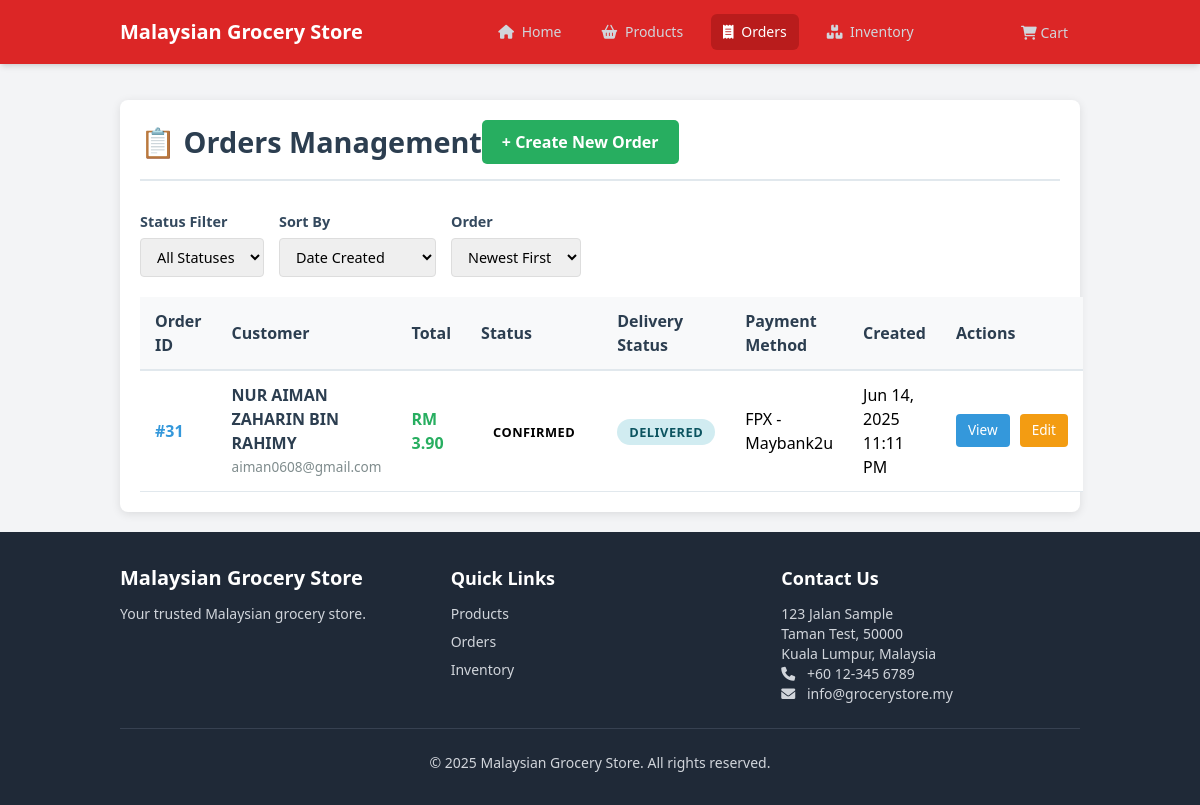
The page /index.php?module=orders on the database its author committed.
### tables this page shows
CREATE TABLE "orders" (
    id INTEGER PRIMARY KEY AUTOINCREMENT,
    customer_name TEXT NOT NULL,
    customer_email TEXT NOT NULL,
    customer_phone TEXT NOT NULL,
    shipping_address TEXT NOT NULL,
    total_amount DECIMAL(10,2) NOT NULL,
    status TEXT NOT NULL DEFAULT 'PENDING',
    payment_method TEXT NOT NULL,
    payment_status NULL,
    created_at DATETIME DEFAULT CURRENT_TIMESTAMP,
    updated_at DATETIME DEFAULT CURRENT_TIMESTAMP
, delivery_status TEXT DEFAULT 'not_shipped', delivery_image_url TEXT, delivery_date DATETIME);

### modules/orders/functions.php (called while the page is built, shortened)
<?php
function getAllOrders($limit = 20, $offset = 0, $orderBy = 'created_at', $orderDir = 'DESC') {
    global $db;
    $validColumns = ['id', 'customer_name', 'customer_email', 'total_amount', 'status', 'payment_method', 'created_at', 'updated_at'];
    $validDirections = ['ASC', 'DESC'];
    $sql = "SELECT * FROM orders ORDER BY $orderBy $orderDir LIMIT :limit OFFSET :offset";
    $stmt = $db->prepare($sql);
    $stmt->bindValue(':limit', (int)$limit, SQLITE3_INTEGER);
    $stmt->bindValue(':offset', (int)$offset, SQLITE3_INTEGER);
    $result = $stmt->execute();
    $orders = [];
    while ($row = $result->fetchArray(SQLITE3_ASSOC)) {
        $orders[] = $row;
    }
    return $orders;
}
function getDeliveryStatusOptions() {
    return [
        'not_shipped' => 'Not Shipped',
        'in_transit' => 'In Transit',
        'out_for_delivery' => 'Out for Delivery',
        'delivered' => 'Delivered',
        'failed_delivery' => 'Failed Delivery'
    ];
}
function getDeliveryStatusClass($status) {
    $classes = [
        'not_shipped' => 'status-pending',
        'in_transit' => 'status-processing',
        'out_for_delivery' => 'status-shipped',
        'delivered' => 'status-delivered',
        'failed_delivery' => 'status-cancelled'
    ];
    return $classes[$status] ?? 'status-pending';
}

### modules/orders/templates/list.php (the view, shortened to what this page needs)
<div class="orders-container">
    <div class="orders-header">
        <h2>📋 Orders Management</h2>
        <a href="index.php?module=orders&action=add" class="add-order-btn">+ Create New Order</a>
    </div>
    <div class="orders-filters">
        <div class="filter-group">
            <label>Status Filter</label>
            <select name="status_filter" id="status_filter">
                <option value="">All Statuses</option>
            </select>
        </div>
        <div class="filter-group">
            <label>Sort By</label>
            <select name="sort_by" id="sort_by">
                <option value="created_at" <?= isset($_GET['sort_by']) && $_GET['sort_by'] == 'created_at' ? 'selected' : '' ?>>Date Created</option>
            </select>
        </div>
        <div class="filter-group">
            <label>Order</label>
            <select name="sort_dir" id="sort_dir">
                <option value="DESC" <?= isset($_GET['sort_dir']) && $_GET['sort_dir'] == 'DESC' ? 'selected' : '' ?>>Newest First</option>
            </select>
        </div>
    </div>
    <?php if (empty($orders)): ?>
        <div class="empty-state">
            <h3>No Orders Found</h3>
            <p>There are currently no orders in the system.</p>
            <a href="index.php?module=orders&action=add" class="add-order-btn">Create Your First Order</a>
        </div>
    <?php else: ?>
        <table class="orders-table">
            <thead>
                <tr>
                    <th>Order ID</th>
                    <th>Customer</th>
                    <th>Total</th>
                    <th>Status</th>
                    <th>Delivery Status</th>
                    <th>Payment Method</th>
                    <th>Created</th>
                    <th>Actions</th>
                </tr>
            </thead>
            <tbody>
                <?php foreach ($orders as $order): ?>
                    <tr>
                        <td>
                            <span class="order-id">#<?= htmlspecialchars($order['id']) ?></span>
                        </td>
                        <td>
                            <div class="customer-info">
                                <div class="customer-name"><?= htmlspecialchars($order['customer_name']) ?></div>
                                <div class="customer-email"><?= htmlspecialchars($order['customer_email']) ?></div>
                            </div>
                        </td>
                        <td>
                            <span class="order-amount">RM <?= number_format($order['total_amount'], 2) ?></span>
                        </td>
                        <td>
                            <span class="status-badge status-<?= htmlspecialchars($order['status']) ?>">
                                <?= ucfirst(htmlspecialchars($order['status'])) ?>
                            </span>
                        </td>
                        <td>
                            <span class="status-badge <?= getDeliveryStatusClass($order['delivery_status'] ?? 'not_shipped') ?>">
                                <?= htmlspecialchars(getDeliveryStatusOptions()[$order['delivery_status'] ?? 'not_shipped']) ?>
                            </span>
                        </td>
                        <td><?= htmlspecialchars($order['payment_method']) ?></td>
                        <td><?= date('M j, Y g:i A', strtotime($order['created_at'])) ?></td>
                        <td>
                            <div class="action-links">
                                <a href="index.php?module=orders&action=view&id=<?= $order['id'] ?>" class="view-btn">View</a>
                                <a href="index.php?module=orders&action=edit&id=<?= $order['id'] ?>" class="edit-btn">Edit</a>
                            </div>
                        </td>
                    </tr>
                <?php endforeach; ?>
            </tbody>
        </table>
    <?php endif; ?>
</div>

### modules/orders/templates/list.php (style rules this page uses)
.orders-container { max-width: 1200px; margin: 20px auto; padding: 20px; background: #fff; border-radius: 8px; box-shadow: 0 2px 10px rgba(0,0,0,0.1); }
.orders-header { display: flex; justify-content: between; align-items: center; margin-bottom: 30px; padding-bottom: 15px; border-bottom: 2px solid #e1e8ed; }
.orders-header h2 { color: #2c3e50; margin: 0; font-size: 1.8rem; font-weight: 700; }
.add-order-btn { background: #27ae60; color: white; padding: 10px 20px; text-decoration: none; border-radius: 5px; font-weight: 600; transition: background-color 0.3s ease; }
.orders-filters { margin-bottom: 20px; display: flex; gap: 15px; align-items: center; flex-wrap: wrap; }
.filter-group { display: flex; flex-direction: column; gap: 5px; }
.filter-group label { font-weight: 600; color: #34495e; font-size: 0.9rem; }
.filter-group select, .filter-group input { padding: 8px 12px; border: 1px solid #ddd; border-radius: 4px; font-size: 0.9rem; }
.orders-table { width: 100%; border-collapse: collapse; margin-top: 20px; background: white; }
.orders-table th, .orders-table td { padding: 12px 15px; text-align: left; border-bottom: 1px solid #e1e8ed; }
.orders-table th { background: #f8f9fa; font-weight: 600; color: #2c3e50; border-bottom: 2px solid #e1e8ed; position: sticky; top: 0; }
.status-badge { padding: 4px 12px; border-radius: 20px; font-size: 0.8rem; font-weight: 600; text-transform: uppercase; letter-spacing: 0.5px; }
.status-delivered { background: #d1ecf1; color: #0c5460; }
.order-amount { font-weight: 600; color: #27ae60; }
.order-id { font-weight: 600; color: #3498db; }
.action-links { display: flex; gap: 10px; }
.action-links a { padding: 6px 12px; border-radius: 4px; text-decoration: none; font-size: 0.85rem; font-weight: 500; transition: all 0.3s ease; }
.view-btn { background: #3498db; color: white; }
.edit-btn { background: #f39c12; color: white; }
.customer-info { display: flex; flex-direction: column; gap: 2px; }
.customer-name { font-weight: 600; color: #2c3e50; }
.customer-email { font-size: 0.85rem; color: #7f8c8d; }

### rows shown on the page
orders: id "31", customer_name "NUR AIMAN ZAHARIN BIN RAHIMY", customer_email "aiman0608@gmail.com", total_amount "3.90", status "CONFIRMED", delivery_status "DELIVERED", payment_method "FPX - Maybank2u", created_at "Jun 14, 2025 11:11 PM"

### other values the page prints
APP_NAME "Malaysian Grocery Store"
